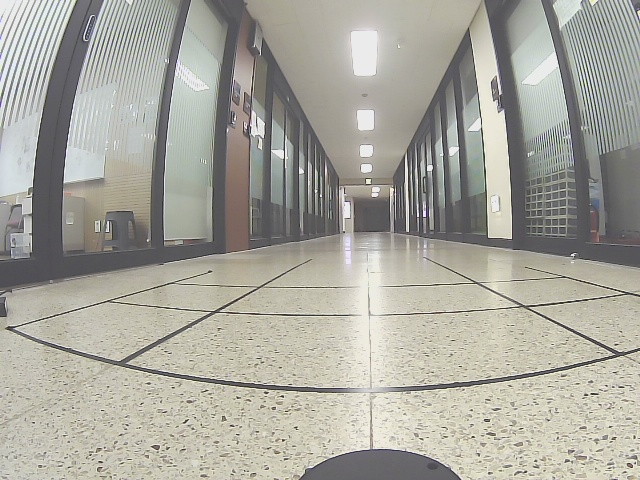
#> input picture src/track_drive/dev/shots/tape2_raw.jpg, 640 x 480 px, found by its file name
$ python _check_undist.py   (older library calls are emulated)
#> lines starting #> are read from the running program, lines starting #| are printed output that depends on the picture
### src/track_drive/track_drive/lib/bev.py
"""BEV 호모그래피 + 렌즈 왜곡 보정 + 차선점 추출 (순수 파이썬, rclpy 금지).

역할: 카메라 캘리브(config/camera.yaml) 로드, 렌즈 왜곡 보정(plumb_bob/fisheye),
      이미지 마스크 → BEV warp → lidar 좌표 차선 중심점 추출, 품질 점수.
입력: camera.yaml (model/K/D/new_K/H + intrinsics_calibrated/h_calibrated),
      BGR 이미지, 차선 마스크(uint8, 이미지 픽셀 좌표).
출력: (xs, ys) lidar_frame 미터 (x전방/y좌), lane_quality 0~1.
예선 대비 변경점: lane_detect_node 의 BEV 상수·_mask_to_centerline_xy 를 lib 로
      승격(원문 유지). H 는 yaml 에서 로드하고 미캘리브 시 예선 시뮬 폴백 H 사용.
      Undistorter 신설 — intrinsics_calibrated=False 면 no-op 패스스루.
캘리브 플래그는 2개로 분리돼 있다 (부분 캘리브가 실제로 자주 생긴다):
      intrinsics_calibrated = K/D 유효 → undistort 실행 여부를 결정,
      h_calibrated          = H 유효    → 지면 좌표 신뢰 여부를 결정.
      구버전 파일의 calibrated 단일 키는 "둘 다"의 의미로 해석한다(하위호환).
본선 실측 반영: 벤더 PDF 는 "170도 어안" 이라 했으나 실측 HFOV≈87°/VFOV≈64° 의
      일반 광각 렌즈였다. 87° 렌즈에 등거리(fisheye) 모델을 쓰면 과파라미터화로
      CHECK_COND 실패·가장자리 악화가 난다. 그래서 기본 왜곡모델을 plumb_bob 으로
      두고, fisheye 경로는 지우지 않고 model 필드로 고르는 하위호환으로 남긴다
      (카메라 교체나 진짜 어안 사용 대비).
"""

import os

import cv2
import numpy as np

try:
    import yaml
except ImportError:  # PyYAML 없는 환경(순수 유닛테스트)에서도 import 는 되게
    yaml = None


# ======================== BEV 상수 (예선 common.py 와 동일 유지) ========================

# ★ 2026-08-12 실차 실측으로 교체. 예선 시뮬 값(RES 0.05 / SUB 3 / BIN 0.18)은
#   굵은 시뮬 차선 기준이라, 실차의 얇은 노란테이프에서는 마스크가 14,451화소나
#   되는데도 BEV 점이 1개만 나왔다 (경로 생성 최소 6개 → 영구 실패).
#   같은 프레임에서 RES 0.02 / SUB 1 / BIN 0.05 로 바꾸면 20개 안팎이 나온다.
#   워프 비용은 0.14ms → 0.82ms 로 무시할 수준(전체 주기 128ms).
BEV_RES = 0.02                      # 실측 (was 0.05 [SIM])
BEV_X_MIN, BEV_X_MAX = -2.0, 12.0   # [SIM] 전방 범위 m
BEV_Y_HALF = 5.0                    # [SIM] 좌우 반폭 m
BEV_W = int(round((2 * BEV_Y_HALF) / BEV_RES))          # 500
BEV_H = int(round((BEV_X_MAX - BEV_X_MIN) / BEV_RES))   # 700

# lidar (x전방/y좌, m) → BEV 픽셀 (u,v) 그리드 행렬
M_GRID = np.array([
    [ 0.0,           -1.0 / BEV_RES, BEV_Y_HALF / BEV_RES],
    [-1.0 / BEV_RES,  0.0,           BEV_X_MAX  / BEV_RES],
    [ 0.0,            0.0,           1.0],
], dtype=np.float64)

# 예선 시뮬 캘리브 호모그래피 (이미지 픽셀 → lidar 미터). 실차 캘리브 전 폴백.
H_PIX2LIDAR_SIM_FALLBACK = np.array([  # [SIM] common.H_PIX2LIDAR_FALLBACK 복사본
    [ 0.00000000000000e+00,  4.63055528548851e-03, -2.73689017508590e+00],
    [ 4.18097842466549e-03,  1.87301533010043e-04, -1.37819064484720e+00],
    [ 0.00000000000000e+00, -2.40130177039888e-03,  5.16378846754945e-01],
], dtype=np.float64)

LANE_PIX_SUBSAMPLE = 1          # 실측 (was 3 [SIM]) — 얇은 테이프는 3칸 건너뛰면 사라진다
LANE_CENTERLINE_BIN_M = 0.05    # 실측 (was 0.18 [SIM]) — 점이 1.6m 안에만 있어 촘촘히 떠야 한다

# lane_quality 등급 기준 (본선 스펙: n/20 × x스팬/3.0)
LANE_QUALITY_GOOD_POINTS = 20.0
LANE_QUALITY_GOOD_SPAN_M = 3.0


# ======================== 왜곡 모델 ========================

# plumb_bob = 브라운-콘라디(일반 광각). D = [k1, k2, p1, p2, k3] (5개)
MODEL_PLUMB_BOB = "plumb_bob"
# fisheye = 등거리 어안. D = [k1, k2, k3, k4] (4개)
MODEL_FISHEYE = "fisheye"
VALID_MODELS = (MODEL_PLUMB_BOB, MODEL_FISHEYE)
# 실차 Xycar 카메라가 실측 HFOV≈87° 일반 광각이므로 기본값은 plumb_bob
DEFAULT_MODEL = MODEL_PLUMB_BOB

# getOptimalNewCameraMatrix alpha 기본값.
# 0.0 = 검은 여백 없이 크롭, 1.0 = 원본 화소 전부 보존(가장자리에 검은 여백)
UNDISTORT_ALPHA_DEFAULT = 0.0

# new_K 일치 판정 허용 오차 (픽셀). 이보다 크게 벌어지면 H 가 무효.
NEW_K_MATCH_TOL = 1e-3


def resolve_distortion_model(model, D=None):
    """model 문자열 정규화. 미지정/미상이면 D 길이로 추론한다 (5→plumb_bob, 4→fisheye).

    반환: (model, note) — note 는 추론이 일어났을 때만 채워지는 로그용 한국어 문자열
          (정상적으로 model 이 명시돼 있으면 빈 문자열).
    """
    name = str(model).strip().lower() if model is not None else ""
    if name in VALID_MODELS:
        return name, ""

    try:
        n = int(np.asarray(D, dtype=np.float64).reshape(-1).size) if D is not None else 0
    except (TypeError, ValueError):
        n = 0

    if n == 4:
        guessed = MODEL_FISHEYE
    elif n >= 5:
        guessed = MODEL_PLUMB_BOB
    else:
        guessed = DEFAULT_MODEL

    if name:
        note = (f"camera.yaml model='{model}' 은 알 수 없는 값 — "
                f"D 길이({n})로 '{guessed}' 추론. model 은 "
                f"{'/'.join(VALID_MODELS)} 중 하나여야 한다.")
    else:
        note = (f"camera.yaml 에 model 필드 없음 — D 길이({n})로 '{guessed}' 자동 추론. "
                f"model 을 명시할 것 ({'/'.join(VALID_MODELS)}).")
    return guessed, note


def _coerce_D(D, n_min):
    """D 를 1차원 float64 로 펴고 최소 길이 n_min 을 0 패딩으로 보장."""
    d = np.asarray(D, dtype=np.float64).reshape(-1)
    if d.size < n_min:
        d = np.concatenate([d, np.zeros(n_min - d.size, dtype=np.float64)])
    return d


def _as_3x3_or_none(M):
    """3x3 float64 로 변환. 실패하거나 None 이면 None."""
    if M is None:
        return None
    try:
        return np.asarray(M, dtype=np.float64).reshape(3, 3)
    except (TypeError, ValueError):
        return None


def _as_size_or_none(data):
    """yaml 의 image_width/image_height → (w, h). 없거나 이상하면 None.

    new_K 는 이 크기 기준으로 계산되므로, 런타임 프레임 크기가 다르면 H 가 무효다.
    """
    try:
        w = int(data["image_width"])
        h = int(data["image_height"])
    except (KeyError, TypeError, ValueError):
        return None
    return (w, h) if w > 0 and h > 0 else None


def _as_car_mask_v(data, image_size):
    """yaml 의 car_mask_v → 차체 가림선 v (보정영상 픽셀). 없거나 이상하면 None.

    이 v 아래(=화면 더 아래)는 차체(라이다 원통·범퍼·바퀴)라 지면이 아니다.
    그대로 두면 차체 화소가 BEV 에서 x≈0.1~0.2m 의 가짜 차선점으로 변환된다.
    tools/bev_view.py 에서 m 키로 클릭해 정한 값 — 보정영상 좌표계 기준이라
    프레임 크기가 캘리브 기준과 다르면 비율로 환산해 써야 한다.
    """
    try:
        v = float(data["car_mask_v"])
    except (KeyError, TypeError, ValueError):
        return None
    if not np.isfinite(v) or v <= 0:
        return None
    # 캘리브 기준 높이를 넘는 값은 사실상 "안 자름" — None 과 같으니 버린다.
    if image_size and v >= image_size[1]:
        return None
    return v


# ======================== 캘리브 로드 ========================

def resolve_calib_flags(data):
    """yaml dict → (intrinsics_calibrated, h_calibrated). 하위호환 규칙 포함.

    - 두 플래그가 각각 있으면 그대로 쓴다.
    - 없으면 구버전 단일 키 calibrated 값을 기본값으로 쓴다
      (구버전 calibrated:true = K/D·H 둘 다 유효라는 뜻이었다).
    """
    data = data if isinstance(data, dict) else {}
    legacy = bool(data.get("calibrated", False))
    intr = bool(data["intrinsics_calibrated"]) \
        if "intrinsics_calibrated" in data else legacy
    h_ok = bool(data["h_calibrated"]) if "h_calibrated" in data else legacy
    return intr, h_ok


def load_camera_config(path):
    """camera.yaml → dict(K, D, H, model, new_K, image_size, note,
                          intrinsics_calibrated, h_calibrated, calibrated).

    ★ 플래그 분리: K/D 의 유효성(intrinsics_calibrated)과 H 의 유효성(h_calibrated)은
      따로 간다. 실차에서는 "K/D 는 임포트했지만 지면 H 는 아직" 이 정상 중간 상태라,
      예전처럼 하나의 calibrated 로 묶으면 실측 K/D 까지 폴백으로 버려져
      undistort 가 통째로 죽는다.
        intrinsics_calibrated=True  → yaml 의 K/D 를 그대로 쓴다 (undistort 실행).
        intrinsics_calibrated=False → K=단위행렬 / D=0 폴백 (undistort 패스스루).
        h_calibrated=True  → yaml 의 H(+new_K) 사용.
        h_calibrated=False → 예선 시뮬 폴백 H 사용, new_K 는 무시(H 와 짝이므로).
      구버전 파일의 단일 키 calibrated 는 두 플래그의 기본값으로 해석한다.
      반환 dict 의 "calibrated" 는 하위호환용 요약 = (intrinsics and h).

    model: "plumb_bob"(일반 광각·기본) | "fisheye"(등거리 어안).
           yaml 에 없거나 값이 이상하면 D 길이로 추론(5→plumb_bob, 4→fisheye)하고
           그 사실을 note(로그용 문자열)에 남긴다.
    D:     model 에 맞춰 길이 정규화 — fisheye 는 4개, plumb_bob 은 최소 5개.
    new_K: undistort 결과 픽셀 좌표계를 정의하는 카메라 행렬. H 가 이 좌표계 기준이라
           캘리브 때 쓴 값을 그대로 저장/로드해야 H 가 유효하다. yaml 에 없으면 None
           이고, 이때 Undistorter 가 모델 규약대로 계산한다
           (fisheye → new_K=K, plumb_bob → getOptimalNewCameraMatrix(alpha)).
    image_size: yaml 의 image_width/height → (w, h). 캘리브 기준 해상도이며
           new_K/H 가 이 크기 기준이다. 없으면 None.
    note:  호출측(노드)이 그대로 찍으면 되는 한국어 경고/안내. 없으면 빈 문자열.
           폴백이 일어난 사유(K/D 미보정, H 미보정 등)가 여기 쌓인다.

    파일 없음 / 파싱 실패면 전부 폴백 + 두 플래그 False 반환 —
    호출측(노드)이 반드시 경고 로그를 남길 것.
    """
    fallback = {
        "K": np.eye(3, dtype=np.float64),
        "D": np.zeros(5, dtype=np.float64),   # 기본 모델(plumb_bob) 길이
        "H": H_PIX2LIDAR_SIM_FALLBACK.copy(),
        "calibrated": False,
        "intrinsics_calibrated": False,
        "h_calibrated": False,
        "model": DEFAULT_MODEL,
        "new_K": None,
        "image_size": None,
        "car_mask_v": None,
        "note": "",
    }

    if yaml is None or not path or not os.path.isfile(path):
        return fallback

    try:
        with open(path, "r", encoding="utf-8") as f:
            data = yaml.safe_load(f)
        if not isinstance(data, dict):
            return fallback
        intr, h_ok = resolve_calib_flags(data)
        K = np.asarray(data["K"], dtype=np.float64).reshape(3, 3)
        D_raw = np.asarray(data["D"], dtype=np.float64).reshape(-1)
        H = np.asarray(data["H"], dtype=np.float64).reshape(3, 3)
        # model 은 D 를 자르기 전의 원본 길이로 추론해야 한다 (5 vs 4 구분)
        model, note = resolve_distortion_model(data.get("model"), D_raw)
        D = _coerce_D(D_raw, 4)[:4] if model == MODEL_FISHEYE else _coerce_D(D_raw, 5)
        new_K = _as_3x3_or_none(data.get("new_K"))
        image_size = _as_size_or_none(data)
        car_mask_v = _as_car_mask_v(data, image_size)
    except (KeyError, TypeError, ValueError, OSError, yaml.YAMLError):
        return fallback

    notes = [note] if note else []

    if not intr:
        # K/D 를 신뢰할 수 없다 → 폴백으로 치환해 undistort 가 패스스루가 되게 한다.
        K = fallback["K"].copy()
        D = np.zeros(4 if model == MODEL_FISHEYE else 5, dtype=np.float64)
        notes.append(
            "intrinsics_calibrated=false — K/D 를 단위행렬/0 폴백으로 대체했다 "
            "(undistort 패스스루). tools/import_camera_info.py 또는 "
            "calib_camera.py 로 K/D 를 먼저 채울 것.")

    if not h_ok:
        # 미캘리브 H 는 신뢰 금지 — 검증된 예선 시뮬 폴백 H 를 쓴다.
        H = H_PIX2LIDAR_SIM_FALLBACK.copy()
        reason = ("h_calibrated=false — H 를 예선 시뮬 폴백값으로 대체했다. "
                  "실차 지면 좌표(BEV/차선)는 부정확하다 — "
                  "tools/calib_ground_h.py 로 H 를 잡을 것.")
        if new_K is not None:
            # new_K 는 H 와 짝(같은 undistort 픽셀 좌표계)이라 H 없이는 의미가 없다.
            reason += " yaml 의 new_K 는 H 와 짝이므로 함께 무시한다."
            new_K = None
        if intr:
            # undistort 는 켜지는데 H 는 원본픽셀 기준 시뮬값 → 좌표계가 어긋난다.
            reason += (" ※ K/D 는 유효해 undistort 는 켜지지만 폴백 H 는 "
                       "undistort 이전 픽셀 기준이라 좌표계가 어긋난 상태다.")
        notes.append(reason)
    elif not intr:
        notes.append("h_calibrated=true 인데 K/D 는 미보정 — H 가 원본(raw) 픽셀 "
                     "기준으로 잡힌 것인지 확인할 것.")

    return {"K": K, "D": D, "H": H,
            "calibrated": bool(intr and h_ok),   # 하위호환 요약 키
            "intrinsics_calibrated": bool(intr),
            "h_calibrated": bool(h_ok),
            "model": model, "new_K": new_K, "image_size": image_size,
            "car_mask_v": car_mask_v,
            "note": " / ".join(notes)}


# ======================== 렌즈 왜곡 보정 (plumb_bob / fisheye) ========================

class Undistorter:
    """렌즈 왜곡 보정. 리맵 테이블 1회 생성 후 캐시 (프레임마다 재계산 금지).

    model="plumb_bob": 일반 광각(브라운-콘라디). D=[k1,k2,p1,p2,k3],
        cv2.getOptimalNewCameraMatrix(alpha) + cv2.initUndistortRectifyMap.
        실차 Xycar 카메라(실측 HFOV≈87°/VFOV≈64°)가 여기 해당 — 기본값.
    model="fisheye": 등거리 어안. D=[k1,k2,k3,k4], cv2.fisheye.* (기존 경로 그대로).
        87° 급 렌즈에 쓰면 과파라미터화로 가장자리가 오히려 나빠지니 진짜 어안일 때만.
    model=None: D 길이로 자동 추론 (5→plumb_bob, 4→fisheye). 추론 사유는
        self.model_note 에 남는다.

    calibrated=False (= K/D 미보정, camera.yaml 의 intrinsics_calibrated=false) 면
    no-op 패스스루. 초기화 실패 시에도 패스스루로 떨어지므로 호출측은 enabled 를
    확인해 경고 로그를 남길 것.
    ※ 이 인자는 K/D 유효성만 뜻한다 — H 유효성(h_calibrated)과 무관하다.
      from_config() 을 쓰면 intrinsics_calibrated 가 자동으로 전달된다.

    ★ new_K 주의: H 는 "undistort 된 픽셀 → 지면좌표" 라서, undistort 에 쓴 new_K 가
      바뀌면 H 가 통째로 무효가 된다 (plumb_bob 은 alpha·이미지크기에 따라 new_K 가
      달라진다). 캘리브 때 쓴 new_K 를 camera.yaml 의 new_K 에 적어 넘기고,
      런타임 값과 check_new_K_match() 로 대조할 것.
    """

    def __init__(self, K, D, size, calibrated=True,
                 model=None, alpha=UNDISTORT_ALPHA_DEFAULT, new_K=None):
        # size = (width, height) 예: (640, 480)
        self.enabled = False
        self.alpha = float(alpha)
        self.roi = None                 # plumb_bob 에서 유효 화소 영역 (x, y, w, h)
        self.model, self.model_note = resolve_distortion_model(model, D)
        # 패스스루/초기화 실패 시엔 원본 픽셀 좌표 그대로이므로 new_K = K
        try:
            self.new_K = None if K is None else np.asarray(K, dtype=np.float64)
        except (TypeError, ValueError):
            self.new_K = None
        if not calibrated or K is None or D is None:
            return

        try:
            K_m = np.asarray(K, dtype=np.float64).reshape(3, 3)
            w, h = int(size[0]), int(size[1])
            if self.model == MODEL_FISHEYE:
                D_m = _coerce_D(D, 4)[:4]
                # 어안 규약: new_K = K 유지 → yaml 의 H(undistort 이미지 기준)와 좌표 일치.
                # (yaml 에 new_K 가 명시돼 있으면 그쪽을 우선 — 캘리브 당시 값이 정답)
                nk = K_m.copy() if new_K is None else np.asarray(
                    new_K, dtype=np.float64).reshape(3, 3)
                map1, map2 = cv2.fisheye.initUndistortRectifyMap(
                    K_m, D_m.reshape(4, 1), np.eye(3), nk, (w, h), cv2.CV_16SC2)
            else:
                D_m = _coerce_D(D, 5)
                if new_K is None:
                    # alpha=0.0 → 검은 여백 없이 크롭, 1.0 → 원본 화소 전부 보존
                    nk, roi = cv2.getOptimalNewCameraMatrix(
                        K_m, D_m, (w, h), self.alpha)
                    nk = np.asarray(nk, dtype=np.float64).reshape(3, 3)
                    self.roi = tuple(int(v) for v in roi)
                else:
                    nk = np.asarray(new_K, dtype=np.float64).reshape(3, 3)
                map1, map2 = cv2.initUndistortRectifyMap(
                    K_m, D_m, np.eye(3), nk, (w, h), cv2.CV_16SC2)
            # 맵 생성이 끝난 뒤에만 상태 확정 (실패 시 패스스루 상태 유지)
            self._map1, self._map2 = map1, map2
            self.new_K = nk
            self.enabled = True
        except (cv2.error, TypeError, ValueError, IndexError):
            # 잘못된 K/D/size — 패스스루 유지 (호출측이 enabled 확인해 경고 로그)
            self.enabled = False

    @classmethod
    def from_config(cls, cam, size, alpha=UNDISTORT_ALPHA_DEFAULT):
        """load_camera_config() 결과 dict 로 바로 생성 (model/new_K 자동 전달).

        undistort 가능 여부는 K/D 유효성 = intrinsics_calibrated 로 판단한다.
        (H 미보정(h_calibrated=false)이어도 K/D 가 실측이면 undistort 는 켠다.)
        구버전 dict 처럼 intrinsics_calibrated 키가 없으면 calibrated 로 대체.
        """
        cam = cam or {}
        intr = cam.get("intrinsics_calibrated", cam.get("calibrated", False))
        return cls(cam.get("K"), cam.get("D"), size,
                   calibrated=bool(intr),
                   model=cam.get("model"), alpha=alpha, new_K=cam.get("new_K"))

    def apply(self, bgr):
        if not self.enabled or bgr is None:
            return bgr
        return cv2.remap(bgr, self._map1, self._map2,
                         interpolation=cv2.INTER_LINEAR,
                         borderMode=cv2.BORDER_CONSTANT)


# [275 lines left out: functions check_new_K_match, _lane_mask_to_lidar_xy, _mask_to_centerline_xy, undistort_pixels, pixels_to_ground, centerline_from_ground and 7 more, not called in this run]

### src/track_drive/dev/scripts/_check_undist.py
#!/usr/bin/env python3
"""왜곡보정이 실제로 적용되는지 검증 — no-op 이면 지금까지 측정이 전부 무의미"""
import sys
import numpy as np, cv2

PKG = "/home/xytron/xycar_ws/src/track_drive"
sys.path.insert(0, PKG)
from track_drive.lib import bev as B

cam = B.load_camera_config(PKG + "/config/camera.yaml")
print("=== load_camera_config 반환 ===")
for k in ("model", "intrinsics_calibrated", "h_calibrated", "calibrated"):
    print(f"  {k} = {cam.get(k)}")
K = np.array(cam["K"], np.float64)
D = np.ravel(cam["D"])
print(f"  K[0,0]={K[0,0]:.3f}  K[0,2]={K[0,2]:.3f}  K[1,1]={K[1,1]:.3f}  K[1,2]={K[1,2]:.3f}")
print(f"  D = {np.round(D,5)}")
nk = cam.get("new_K")
print(f"  new_K = {None if nk is None else np.round(np.array(nk),2).tolist()}")
print(f"  note = {cam.get('note','')}")

raw = cv2.imread(PKG + "/dev/shots/tape2_raw.jpg")
#> raw is the input picture: shape (480, 640, 3); mean B, G, R 157.2, 166.3, 167.5
u = B.Undistorter.from_config(cam, (raw.shape[1], raw.shape[0]))
print(f"\n=== Undistorter ===")
print(f"  enabled = {u.enabled}   model = {getattr(u,'model',None)}")
#|   enabled = True   model = plumb_bob
out = u.apply(raw)
#> in apply, `return cv2.remap(bgr, self._map1, self._map2, interpolation=cv2.INTER_..`:
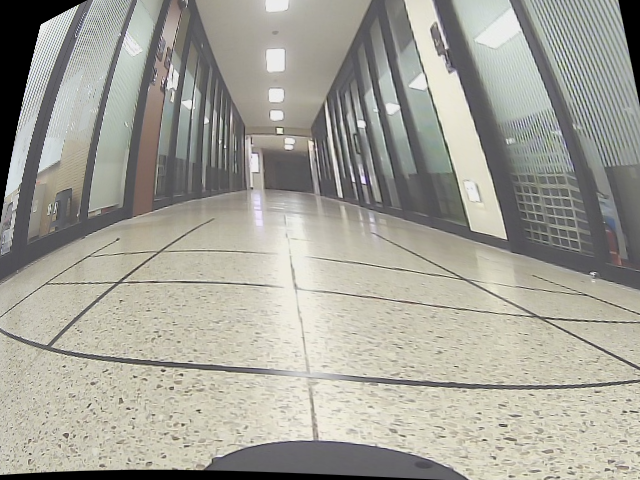
#> returned value: shape (480, 640, 3); mean of channels 0, 1, 2 152.6, 161.7, 163.1; drawn as B, G, R
same_obj = out is raw
#> same_obj = False
diff = int((cv2.absdiff(out, raw) > 3).sum())
#> diff = 823432
print(f"  apply() 가 원본 객체 그대로 반환? {same_obj}")
#|   apply() 가 원본 객체 그대로 반환? False
print(f"  원본과 다른 화소 수: {diff} / {raw.size}  ({100*diff/raw.size:.1f}%)")
#|   원본과 다른 화소 수: 823432 / 921600  (89.3%)
if same_obj or diff < raw.size * 0.02:
    print("\n  ❌❌ 왜곡보정이 사실상 적용 안 되고 있다! 지금까지의 '직선성' 측정은 RAW 영상 측정이었음")
else:
    print("\n  ✅ 왜곡보정 적용됨")

# 직접 보정본과 비교 (yaml K/D 를 직접 써서)
nk2, _ = cv2.getOptimalNewCameraMatrix(K, D[:5], (raw.shape[1], raw.shape[0]), 0.0)
mx, my = cv2.initUndistortRectifyMap(K, D[:5], np.eye(3), nk2,
                                     (raw.shape[1], raw.shape[0]), cv2.CV_32FC1)
ref = cv2.remap(raw, mx, my, cv2.INTER_LINEAR)
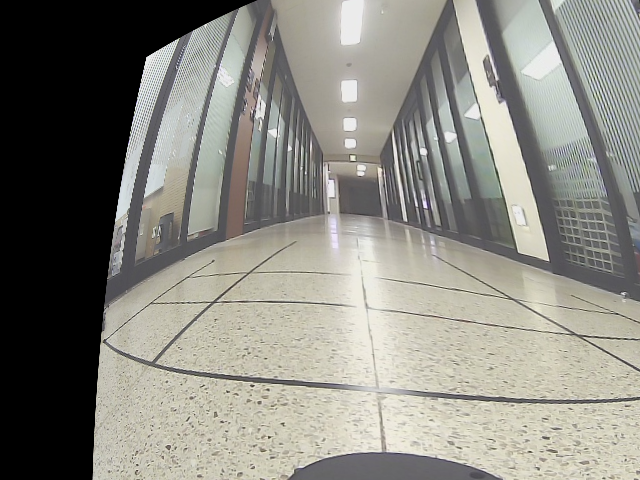
#> ref: shape (480, 640, 3); mean B, G, R 127.8, 135.4, 136.4
d2 = int((cv2.absdiff(ref, out) > 3).sum())
#> d2 = 832454
print(f"  lib 결과 vs 직접계산 결과 차이 화소: {d2} ({100*d2/raw.size:.1f}%)")
#|   lib 결과 vs 직접계산 결과 차이 화소: 832454 (90.3%)
cv2.imwrite("/home/xytron/chk_lib.jpg", out)
cv2.imwrite("/home/xytron/chk_ref.jpg", ref)
cv2.imwrite("/home/xytron/chk_raw.jpg", raw)
print("saved: chk_raw.jpg / chk_lib.jpg / chk_ref.jpg")

$ run again, with src/track_drive/dev/shots/tape3_raw.jpg copied over src/track_drive/dev/shots/tape2_raw.jpg
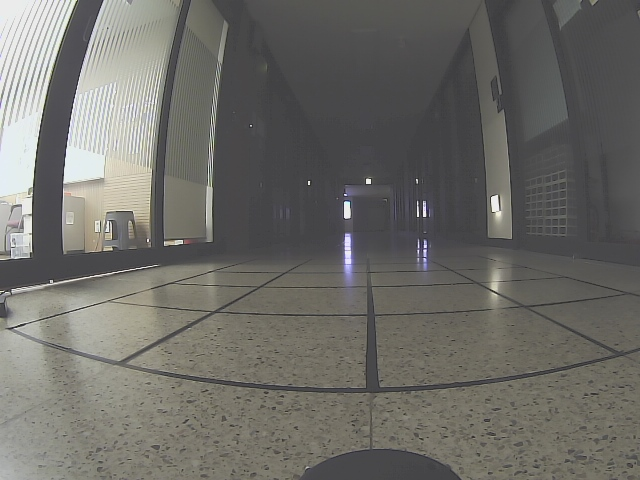
#> input picture src/track_drive/dev/shots/tape3_raw.jpg, 640 x 480 px, found by its file name
#> raw is the input picture: shape (480, 640, 3); mean B, G, R 103, 107.7, 108.7
#|   enabled = True   model = plumb_bob
#> in apply, `return cv2.remap(bgr, self._map1, self._map2, interpolation=cv2.INTER_..`:
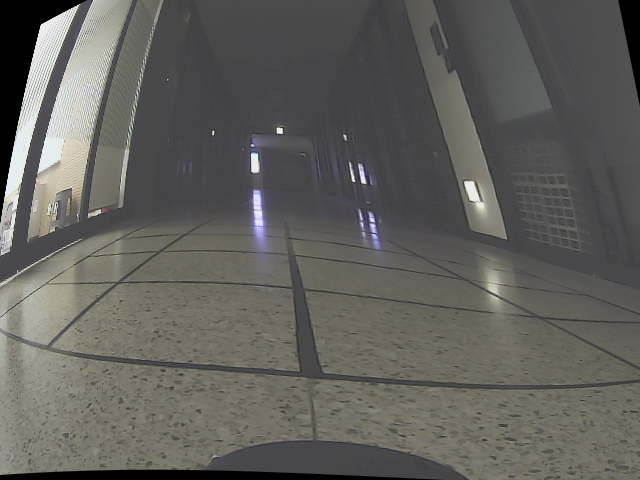
#> returned value: shape (480, 640, 3); mean of channels 0, 1, 2 91.8, 95.9, 97.2; drawn as B, G, R
#> same_obj = False
#> diff = 693986
#|   apply() 가 원본 객체 그대로 반환? False
#|   원본과 다른 화소 수: 693986 / 921600  (75.3%)
#> `ref = cv2.remap(raw, mx, my, cv2.INTER_LINEAR)`:
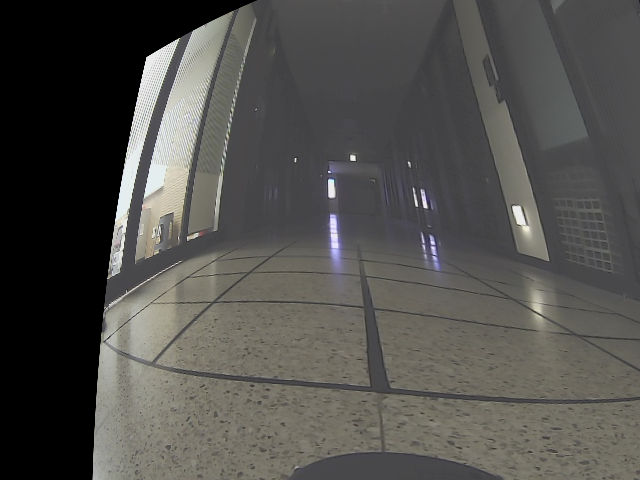
#> ref: shape (480, 640, 3); mean B, G, R 76.8, 80.1, 81.1
#> d2 = 698588
#|   lib 결과 vs 직접계산 결과 차이 화소: 698588 (75.8%)
